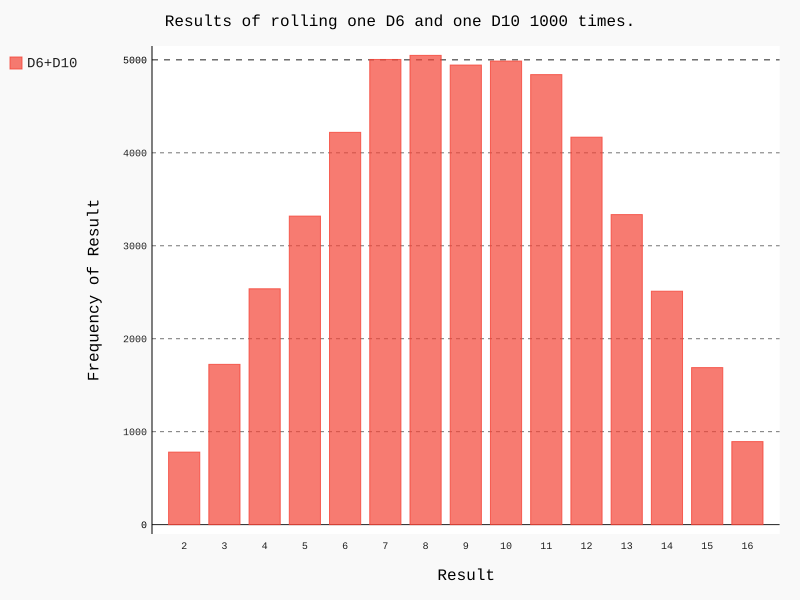

This chart was generated by the following Python code:
import pygal
from die import Die

# 创建一个D6和一个D10
die_1 = Die()
die_2 = Die(10)
# 掷几次骰子， 并将结果存储在一个列表中
results = []
for roll_num in range(50000):
    result = die_1.roll() + die_2.roll()
    results.append(result)
# 分析结果
frequencies = []
for value in range(2, die_1.num_sides+die_2.num_sides + 1):
    fre = results.count(value)
    frequencies.append(fre)
# print(len(results))
# print(frequencies)
# 对结果进行可视化
hist = pygal.Bar()
hist.title = "Results of rolling one D6 and one D10 1000 times."
hist.x_labels = ['2', '3', '4', '5', '6', '7', '8', '9', '10', '11', '12', '13', '14', '15', '16']
hist.x_title = "Result"
hist.y_title = "Frequency of Result"
hist.add('D6+D10', frequencies)
hist.render_to_file('different_dice.svg')
